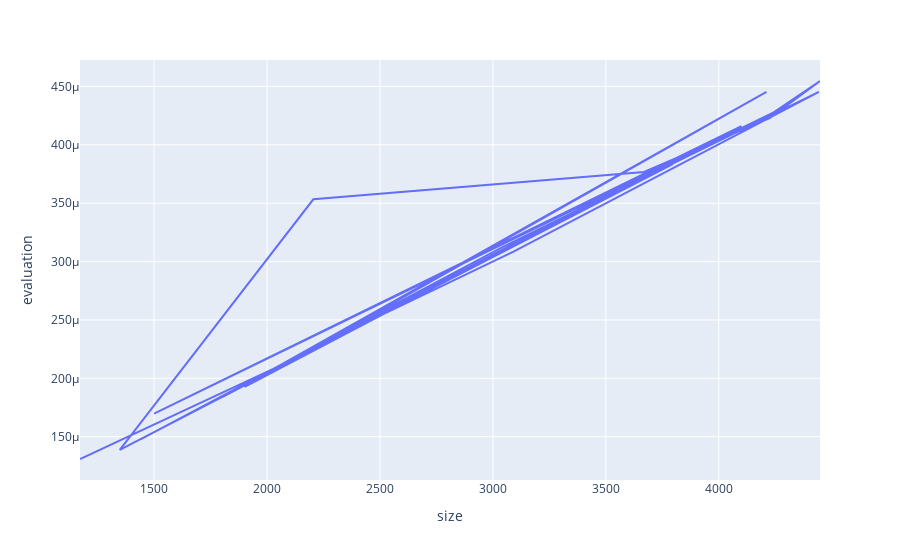

Notebook code for this chart:
### Code cell
# build_chart(evaluate_results(20))

### Figure 1 — Plotly figure (JSON) as saved in the notebook; plotly's stock layout.template omitted (floating-point values rounded to 4 significant figures)
{"data": [{"hovertemplate": "size=%{x}<br>evaluation=%{y}<extra></extra>", "legendgroup": "", "line": {"color": "#636efa", "dash": "solid"}, "mode": "lines", "name": "", "orientation": "v", "showlegend": false, "type": "scatter", "x": [1172, 2037, 4211, 1901, 4100, 1500, 4243, 4448, 4225, 3669, 2205, 1348, 3796, 3739, 1806, 2206, 3091, 4443, 3042, 1442], "xaxis": "x", "y": [0.0001309, 0.0002089, 0.0004454, 0.0001926, 0.000416, 0.0001698, 0.0004277, 0.0004547, 0.000423, 0.0003767, 0.0003533, 0.0001388, 0.0003834, 0.0003812, 0.0001843, 0.0002263, 0.0003085, 0.0004454, 0.0003123, 0.0001478], "yaxis": "y"}], "layout": {"legend": {"tracegroupgap": 0}, "margin": {"t": 60}, "xaxis": {"anchor": "y", "domain": [0, 1], "title": {"text": "size"}}, "yaxis": {"anchor": "x", "domain": [0, 1], "title": {"text": "evaluation"}}}}
